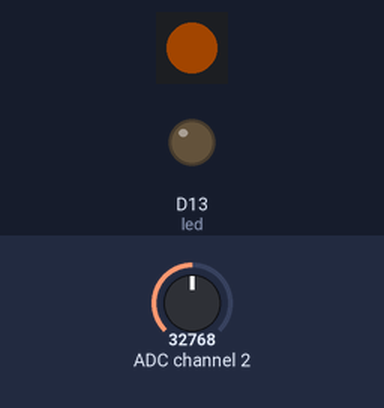
The program below on a simulated CircuitPython board. Parts: 1 RGB LEDs in strip order, left to right, output pins drawn as LEDs (lit = HIGH). The inputs (shaded band) are chosen by the test bench; at power-on: ADC channel 2 = 32768 (analog values on the 0–65535 scale). Dim RGB values are drawn brighter than linear; pins used as bus, display or sensor lines are not drawn; what the program prints to the serial console is not drawn.

Above: at 1.2 s.
1.3 s: ADC channel 2 set to 45874
At 2.42 s:
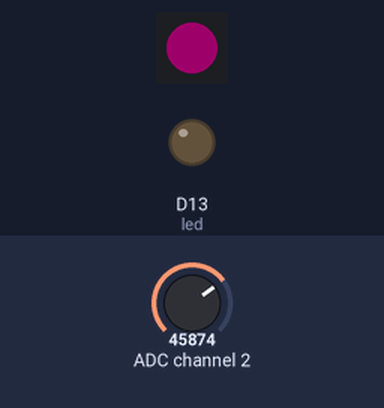
4.3 s: ADC channel 2 set to 57670
At 4.46 s:
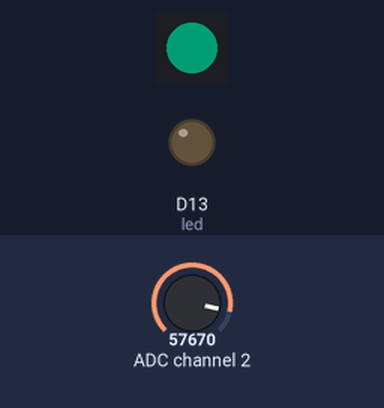
Timing chart, 0 to 13.3 s (numbered marks = the images above; inputs shaded):
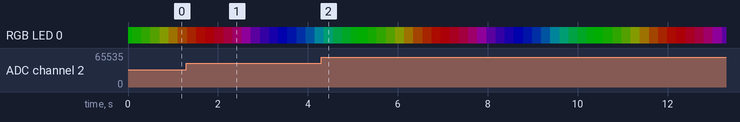

The program:

trinket_m0_main.py
```python
# Trinket IO demo
# Welcome to CircuitPython 2.0.0 :)

import board
from digitalio import DigitalInOut, Direction, Pull
import busio
import touchio
from adafruit_bus_device.spi_device import SPIDevice
import adafruit_dotstar as dotstar
import time

# One pixel connected internally!
dot = dotstar.DotStar(board.APA102_SCK, board.APA102_MOSI, 1, brightness=0.2)

# Built in red LED
led = DigitalInOut(board.D13)
led.direction = Direction.OUTPUT

# Analog input on D0
# analog1in = AnalogIn(board.D0)

# Analog output on D1
# aout = AnalogOut(board.D1)

# Digital input with pullup on D2
# button = DigitalInOut(board.D2)
# button.direction = Direction.INPUT
# button.pull = Pull.UP

# Capacitive touch on D3
# touch = touchio.TouchIn(board.D3)

# set up SPI communication
spi = busio.SPI(board.SCK, MISO=board.MISO, MOSI=board.MOSI)
cs = DigitalInOut(board.D1)  # USE PIN 1
# cs.direction = Direction.OUTPUT
# cs.value = True
device = SPIDevice(spi, cs, baudrate=115200, polarity=0, phase=0)

######################### HELPERS ##############################

# Helper to convert analog input to voltage
def getVoltage(pin):
    return (pin.value * 3.3) / 65536

# Helper to give us a nice color swirl
def wheel(pos):
    # Input a value 0 to 255 to get a color value.
    # The colours are a transition r - g - b - back to r.
    if (pos < 0):
        return [0, 0, 0]
    if (pos > 255):
        return [0, 0, 0]
    if (pos < 85):
        return [int(pos * 3), int(255 - (pos*3)), 0]
    elif (pos < 170):
        pos -= 85
        return [int(255 - pos*3), 0, int(pos*3)]
    else:
        pos -= 170
        return [0, int(pos*3), int(255 - pos*3)]

######################### MAIN LOOP ##############################

i = 0
while True:
  # spin internal LED around! autoshow is on
  dot[0] = wheel(i & 255)

  # Read analog voltage on D0
  # print("D0: %0.2f" % getVoltage(analog1in))

  # use D3 as capacitive touch to turn on internal LED
  # if touch.value:
  #     print("D3 touched!")
  # led.value = touch.value

  i = (i+1) % 256  # run from 0 to 255

  if (i % 10) == 0:

      with device:
          # spi.write(b'hello')
          buf = bytearray(5)
          # spi.write(b'hello')  # for writing only
		  # spi.readinto(buf)  # for reading only
          spi.write_readinto(b'hello', buf)

		  # strange workaround to enable printing bytearray buf
          # print(buf)
          print(''.join(chr(b) for b in buf))

		  # slow down the process
          time.sleep(0.1)

      # while not spi.try_lock():
      #     pass
      #
      # try:
      #     spi.configure(baudrate=1000000, phase=0, polarity=0)
      #     cs.value = False
      #     spi.write(b'hello')
      #     cs.value = True
      # finally:
      #     spi.unlock()

  time.sleep(0.01) # make bigger to slow down
```
